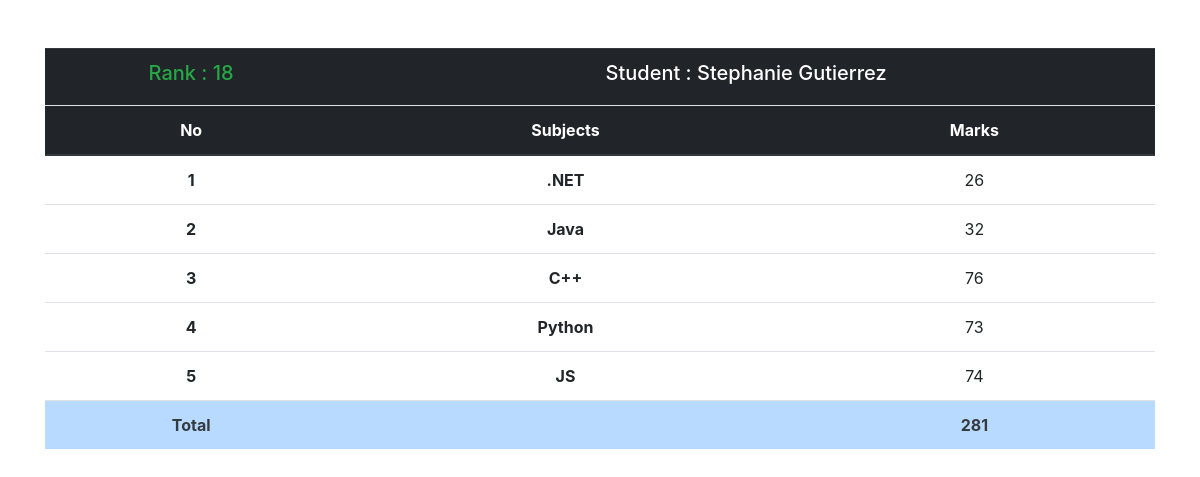
Page /marks/STU-790/ on the committed database.
### students/models.py (models this page shows, shortened)
class SubjectsMarks(models.Model):
    student = models.ForeignKey(Student, related_name='studentmark', on_delete=models.CASCADE)
    subject = models.ForeignKey(Subjects, on_delete=models.CASCADE)
    marks = models.IntegerField()
    class Meta:
        unique_together = ['student', 'subject']

class Student(models.Model):
    student_id = models.OneToOneField(StudentID,related_name='studentid',on_delete=models.CASCADE)
    student_name = models.CharField(max_length=100)
    student_email = models.EmailField(unique=True)
    student_age = models.IntegerField(default=18)
    student_address = models.TextField()
    def __str__(self):
        return self.student_name

class ReportCard(models.Model):
    student = models.ForeignKey(Student,related_name='reportcard', on_delete=models.CASCADE)
    student_rank = models.IntegerField()
    report_date = models.DateField(auto_now_add=True)
    class Meta:
        unique_together = ['student_rank','report_date']

class Subjects(models.Model):
    subject = models.CharField(max_length=50)

### students/views.py (the view)
# urls.py: path('marks/<sid>/',seemarks,name='seemarks')
def seemarks(request,sid):
    queryset = SubjectsMarks.objects.filter(student__student_id__student_id = sid)
    total = queryset.aggregate(total = Sum('marks'))
    students = Student.objects.annotate(marks = Sum('studentmark__marks')).order_by('-marks')
    context = {
        'queryset':queryset,
        'total':total,
    }
    return render(request, 'marks_detail.html', context)

### templates/marks_detail.html (shortened to what this page needs)
<!DOCTYPE html>
<html lang="en">
<head>
    <link rel="stylesheet" href="https://cdn.jsdelivr.net/npm/bootstrap@4.1.3/dist/css/bootstrap.min.css">
</head>
<body>
    <div class="container mt-5">
        <table class="table text-center">
            <thead class="table-dark border-bottom">
                <tr>
                    <td class="border-bottom text-center text-success" >
                        <h5>Rank : {{queryset.first.student.reportcard.first.student_rank}}</h5>
                    </td>
                    <td class="border-bottom text-center" colspan="2">
                        <h5>Student : {{queryset.first.student}}</h5>
                    </td>
                </tr>
            </thead>
            <thead class="thead-dark">
                <th>No</th>
                <th>Subjects</th>
                <th>Marks</th>
            </thead>
            <tbody>
                {% for mark in queryset %}
                <tr>
                    <th scope="row">{{forloop.counter}}</th>
                    <td><b> {{mark.subject.subject}} </b></td>
                    <td>{{mark.marks}}</td>
                </tr>
                {% endfor %}
                <tr class="table-primary text-dark">
                    <th scope="col">Total</th>
                    <th></th>
                    <th scope="col">{{total.total}}</th>
                </tr>
            </tbody>
        </table>
    </div>
</body>
</html>

### rows in the picture
SubjectsMarks: first.student.reportcard.first.student_rank "18", first.student "Stephanie Gutierrez", subject.subject ".NET", marks "26"
SubjectsMarks: subject.subject "Java", marks "32"
SubjectsMarks: subject.subject "C++", marks "76"
SubjectsMarks: subject.subject "Python", marks "73"
SubjectsMarks: subject.subject "JS", marks "74"

### other values in the picture
{{ total.total }} "281"
